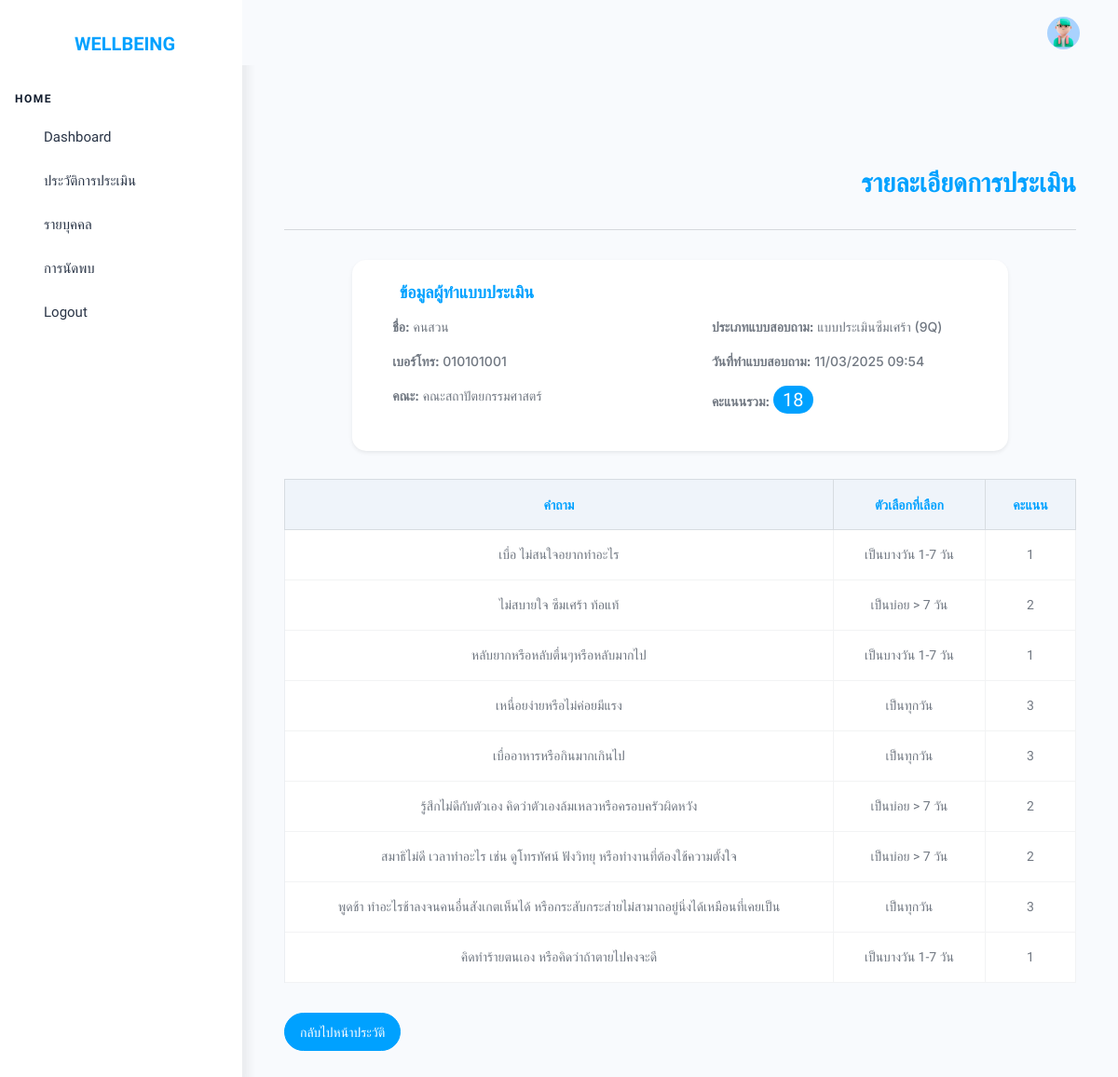
Screenshot of /src/php/view_answers.php?save_data_id=94 with the database file from the repository.
### tables this page shows
CREATE TABLE `save_data` (
  `id` int(11) NOT NULL,
  `interpre_level` varchar(255) NOT NULL,
  `interpre_color` varchar(255) NOT NULL,
  `score` int(11) DEFAULT NULL,
  `viewed` smallint(6) NOT NULL DEFAULT 0,
  `readed` smallint(6) NOT NULL DEFAULT 0,
  `formtype_id` int(11) DEFAULT NULL,
  `acc_id` int(11) DEFAULT NULL,
  `status_id` int(11) DEFAULT NULL,
  `createdAt` datetime NOT NULL,
  `updatedAt` datetime NOT NULL
);

CREATE TABLE `acc_user` (
  `id` int(11) NOT NULL,
  `email` varchar(255) NOT NULL,
  `name` varchar(255) DEFAULT NULL,
  `id_student` varchar(255) DEFAULT NULL,
  `birthday` date DEFAULT NULL,
  `gender` enum('ชาย','หญิง','LGBTQIAN+') DEFAULT NULL,
  `faculty` varchar(255) DEFAULT NULL,
  `phone` varchar(255) DEFAULT NULL,
  `createdAt` datetime NOT NULL,
  `updatedAt` datetime NOT NULL
);

CREATE TABLE `form_type` (
  `id` int(11) NOT NULL,
  `nameType` varchar(255) NOT NULL,
  `createdAt` datetime NOT NULL,
  `updatedAt` datetime NOT NULL,
  `max_score` int(11) NOT NULL,
  `min_score` int(11) NOT NULL,
  `nameTypeEng` varchar(255) DEFAULT NULL,
  `type` int(11) DEFAULT NULL
);

CREATE TABLE `question` (
  `id` int(11) NOT NULL,
  `question` varchar(255) NOT NULL,
  `formtype_id` int(11) DEFAULT NULL,
  `createdAt` datetime NOT NULL,
  `updatedAt` datetime NOT NULL,
  `question_type` int(11) DEFAULT NULL
);

CREATE TABLE `option` (
  `id` int(11) NOT NULL,
  `option_name` varchar(255) NOT NULL,
  `formtype_id` int(11) DEFAULT NULL,
  `createdAt` datetime NOT NULL,
  `updatedAt` datetime NOT NULL,
  `score` int(11) NOT NULL
);

### src/php/view_answers.php (the view, shortened to what this page needs)
<?php
require 'connect.php';
$save_data_id = $_GET['save_data_id'];
$sql_user = "SELECT
                a.name, a.phone, a.faculty,
                f.nameType, s.createdAt, s.score
            FROM save_data s
            JOIN acc_user a ON s.acc_id = a.id
            JOIN form_type f ON s.formtype_id = f.id
            WHERE s.id = ?";
$stmt_user = $conn->prepare($sql_user);
$stmt_user->execute([$save_data_id]);
$user = $stmt_user->fetch(PDO::FETCH_ASSOC);
$sql_answers = "SELECT
                    q.question,
                    o.option_name,
                    o.score
                FROM question_select qs
                JOIN question q ON qs.queston_id = q.id
                JOIN option o ON qs.option_id = o.id
                WHERE qs.save_data_id = ?";
$stmt_answers = $conn->prepare($sql_answers);
$stmt_answers->execute([$save_data_id]);
$answers = $stmt_answers->fetchAll(PDO::FETCH_ASSOC);
?>
<!doctype html>
<html lang="th">
<head>
    <link rel="stylesheet" href="../assets/css/styles.min.css" />
    <link rel="stylesheet" href="../assets/css/record.css" />
    <link rel="stylesheet" href="../assets/css/notification.css">
</head>
<body>
    <div class="page-wrapper" id="main-wrapper" data-layout="vertical">
        <aside class="left-sidebar">
            <div class="brand-logo d-flex align-items-center justify-content-center mt-3">
                <a href="./index.html" class="text-nowrap logo-img">
                    <h3 class="logohead text-primary fs-6">WELLBEING</h3>
                </a>
            </div>
        </aside>
        <?php include 'sidebar.php'; ?>
        <div class="body-wrapper">
            <header class="app-header">
                <nav class="navbar navbar-expand-lg navbar-light">
                    <div class="navbar-collapse justify-content-end">
                        <ul class="navbar-nav flex-row ms-auto align-items-center">
                            <li class="nav-item">
                                <a class="nav-link" href="javascript:void(0)">
                                </a>
                            </li>
                            <li class="nav-item dropdown">
                                <a class="nav-link" href="javascript:void(0)">
                                    <img src="../assets/images/profile/user-1.jpg" alt="" width="35"
                                        class="rounded-circle">
                                </a>
                            </li>
                        </ul>
                    </div>
                </nav>
            </header>
            <div class="body-wrapper-inner">
                <div class="container-fluid">
                    <h2 class="head-topic text-primary pb-3">รายละเอียดการประเมิน</h2>
                    <hr class="p-md-2">
                    <div class="row justify-content-center">
                        <div class="col-lg-10">
                            <div class="card w-100 shadow-sm border-0 rounded-3">
                                <div class="card-body">
                                    <h4 class="card-title text-primary mb-3 text-start">
                                        <i class="ti ti-user-check me-2"></i> ข้อมูลผู้ทำแบบประเมิน
                                    </h4>
                                    <div class="row">
                                        <div class="col-md-6">
                                            <p><i class="ti ti-user text-primary me-2"></i><strong>ชื่อ:</strong>
                                                <?= htmlspecialchars($user['name']) ?></p>
                                            <p><i class="ti ti-phone text-success me-2"></i><strong>เบอร์โทร:</strong>
                                                <?= htmlspecialchars($user['phone']) ?></p>
                                            <p><i class="ti ti-building text-warning me-2"></i><strong>คณะ:</strong>
                                                <?= htmlspecialchars($user['faculty']) ?></p>
                                        </div>
                                        <div class="col-md-6 text-">
                                            <p><i
                                                    class="ti ti-clipboard-text text-danger me-2"></i><strong>ประเภทแบบสอบถาม:</strong>
                                                <?= htmlspecialchars($user['nameType']) ?></p>
                                            <?php
                                            $createdAtFormatted = date("d/m/Y H:i", strtotime($user['createdAt']));
                                            ?>
                                                <p><i
                                                        class="ti ti-calendar text-info me-2"></i><strong>วันที่ทำแบบสอบถาม:</strong>
                                                    <?= htmlspecialchars($createdAtFormatted) ?>
                                                </p>
                                                <p><i
                                                        class="ti ti-star text-primary me-2"></i><strong>คะแนนรวม:</strong>
                                                    <span
                                                        class="badge bg-primary fs-6"><?= htmlspecialchars($user['score']) ?></span>
                                                </p>
                                        </div>
                                    </div>
                                </div>
                            </div>
                        </div>
                    </div>
                    <div class="table-responsive">
                        <table class="table table-bordered text-center">
                            <thead class="table-light ">
                                <tr>
                                    <th class="text-center text-primary">คำถาม</th>
                                    <th class="text-center text-primary">ตัวเลือกที่เลือก</th>
                                    <th class="text-center text-primary">คะแนน</th>
                                </tr>
                            </thead>
                            <tbody>
                                <?php foreach ($answers as $answer): ?>
                                    <tr>
                                        <td><?= htmlspecialchars($answer['question']) ?></td>
                                        <td><?= htmlspecialchars($answer['option_name']) ?></td>
                                        <td><?= htmlspecialchars($answer['score']) ?></td>
                                    </tr>
                                <?php endforeach; ?>
                            </tbody>
                        </table>
                    </div>
                    <a href="recordmain.php" class="btn btn-primary mt-3">กลับไปหน้าประวัติ</a>
                </div>
            </div>
        </div>
    </div>
</body>
</html>

### src/assets/css/record.css (style rules this page uses)
.head-topic { text-align: end; }
span { font-family: "Bai Jamjuree", sans-serif; }
.card-body .card-title { justify-content: center; text-align: center; }

### rows the page displays
save_data: acc.name "คนสวน", acc.phone "010101001", acc.faculty "คณะสถาปัตยกรรมศาสตร์", formtype.nameType "แบบประเมินซึมเศร้า (9Q)", createdAt "11/03/2025 09:54", score "18"
question: question "เบื่อ ไม่สนใจอยากทำอะไร", option.option_name "เป็นบางวัน 1-7 วัน", option.score "1"
question: question "ไม่สบายใจ ซึมเศร้า ท้อแท้", option.option_name "เป็นบ่อย > 7 วัน", option.score "2"
question: question "หลับยากหรือหลับตื่นๆหรือหลับมากไป", option.option_name "เป็นบางวัน 1-7 วัน", option.score "1"
question: question "เหนื่อยง่ายหรือไม่ค่อยมีแรง", option.option_name "เป็นทุกวัน", option.score "3"
question: question "เบื่ออาหารหรือกินมากเกินไป", option.option_name "เป็นทุกวัน", option.score "3"
question: question "รู้สึกไม่ดีกับตัวเอง คิดว่าตัวเองล้มเหลวหรือครอบครัวผิดหวัง", option.option_name "เป็นบ่อย > 7 วัน", option.score "2"
question: question "สมาธิไม่ดี เวลาทำอะไร เช่น ดูโทรทัศน์ ฟังวิทยุ หรือทำงานที่ต้องใช้ความตั้งใจ", option.option_name "เป็นบ่อย > 7 วัน", option.score "2"
question: question "พูดช้า ทำอะไรช้าลงจนคนอื่นสังเกตเห็นได้ หรือกระสับกระส่ายไม่สามาถอยู่นิ่งได้เหมือนที่เคยเป็น", option.option_name "เป็นทุกวัน", option.score "3"
question: question "คิดทำร้ายตนเอง หรือคิดว่าถ้าตายไปคงจะดี", option.option_name "เป็นบางวัน 1-7 วัน", option.score "1"
